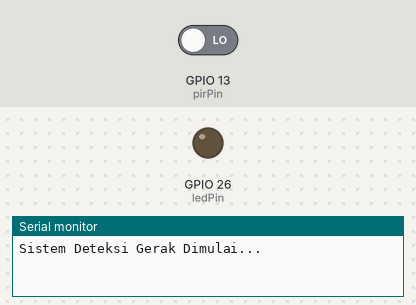
Simulated run of this program. Board: ESP32. On the bench: output pins drawn as LEDs (lit = HIGH), the last lines printed to the serial monitor. The inputs (shaded band) are chosen by the test bench; at power-on: GPIO 13 (pirPin) LOW.

Above: at 2.2 s.
2.3 s: GPIO 13 (pirPin) driven HIGH
At 2.6 s:
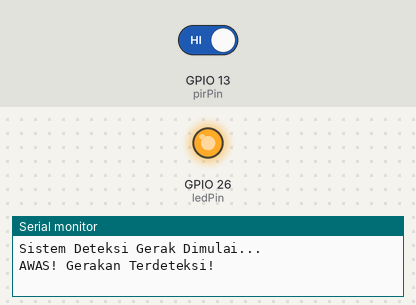
3.8 s: GPIO 13 (pirPin) driven LOW
At 5.0 s:
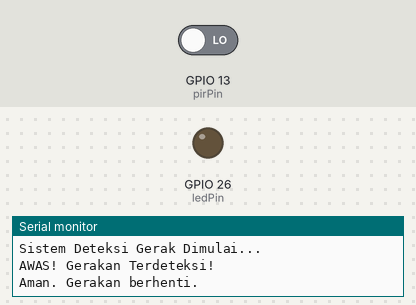
Timing chart, 0 to 6.8 s (numbered marks = the images above; inputs shaded):
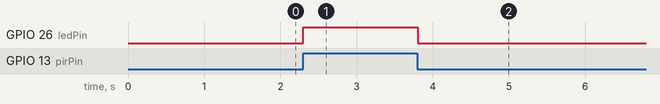

The program:

main.cpp
```cpp
#include <Arduino.h>

// --- Definisi Pin ---
const int pirPin = 13;  // Pin Input dari sensor PIR
const int ledPin = 26;  // Pin Output ke LED Eksternal

// --- Variabel untuk Logika ---
int pirState = LOW;     // Menyimpan status sensor saat ini
int val = 0;            // Variabel sementara untuk menampung pembacaan pin

void setup() {
  // Inisialisasi Serial Monitor
  Serial.begin(115200);
  delay(1000); // Jeda agar serial stabil

  Serial.println("Sistem Deteksi Gerak Dimulai...");

  // Konfigurasi Pin
  pinMode(pirPin, INPUT);  // PIR adalah Input
  pinMode(ledPin, OUTPUT); // LED adalah Output

  // Pastikan LED mati di awal
  digitalWrite(ledPin, LOW);
}

void loop() {
  // 1. Baca nilai dari sensor PIR (HIGH atau LOW)
  val = digitalRead(pirPin);

  // 2. Logika Deteksi
  if (val == HIGH) {
    // --- Jika Gerakan Terdeteksi ---
    digitalWrite(ledPin, HIGH);  // Nyalakan LED

    // Cek apakah status sebelumnya LOW (baru saja berubah jadi ada gerakan)
    // Ini mencegah pengiriman pesan "Gerakan!" berulang-ulang setiap milidetik
    if (pirState == LOW) {
      Serial.println("AWAS! Gerakan Terdeteksi!");
      pirState = HIGH; // Update status simpanan
    }
  }
  else {
    // --- Jika TIDAK Ada Gerakan ---
    digitalWrite(ledPin, LOW);   // Matikan LED

    // Cek apakah status sebelumnya HIGH (baru saja berhenti bergerak)
    if (pirState == HIGH) {
      Serial.println("Aman. Gerakan berhenti.");
      pirState = LOW; // Update status simpanan
    }
  }
}
```

Measured:
- after the input at 2.3 s, GPIO 26 (ledPin): LOW → HIGH at once
- after the input at 3.8 s, GPIO 26 (ledPin): HIGH → LOW at once
